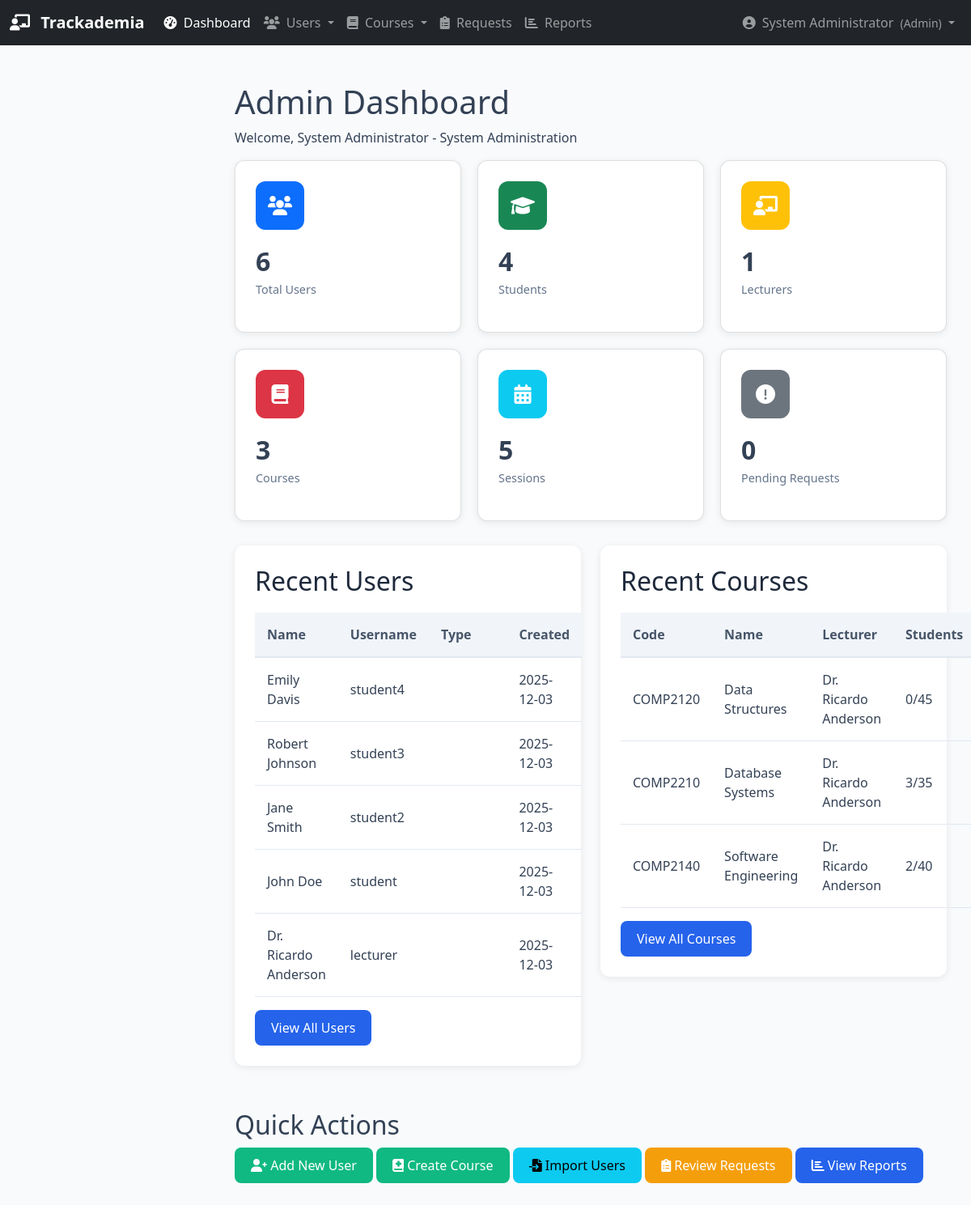
The page /admin/dashboard (signed in) on the database its author committed.
### database.py (models this page shows, shortened)
class User(db.Model):
    __tablename__ = 'users'
    id = db.Column(db.Integer, primary_key=True)
    username = db.Column(db.String(80), unique=True, nullable=False)
    password_hash = db.Column(db.String(200), nullable=False)
    name = db.Column(db.String(100), nullable=False)
    email = db.Column(db.String(120), unique=True, nullable=True)
    user_type = db.Column(db.String(20), nullable=False)  # 'admin', 'lecturer', or 'student'
    is_active = db.Column(db.Boolean, default=True)
    created_at = db.Column(db.DateTime, default=datetime.utcnow)

class Course(db.Model):
    __tablename__ = 'courses'
    id = db.Column(db.Integer, primary_key=True)
    name = db.Column(db.String(200), nullable=False)
    code = db.Column(db.String(50), unique=True)
    description = db.Column(db.Text, nullable=True)
    credits = db.Column(db.Integer, default=3)
    semester = db.Column(db.String(50))  # Fall 2024, Spring 2025, etc.
    max_capacity = db.Column(db.Integer, default=30)
    lecturer_id = db.Column(db.Integer, db.ForeignKey('lecturers.id'), nullable=False)
    is_active = db.Column(db.Boolean, default=True)
    created_at = db.Column(db.DateTime, default=datetime.utcnow)
    students = db.relationship('Student',
                              secondary=enrollments,
                              back_populates='courses')
    sessions = db.relationship('Session', backref='course', lazy=True)

### app.py (the view)
@app.route('/admin/dashboard')
def admin_dashboard():
    if flask_session.get('user_type') != 'admin':
        flash('Access denied. Admin privileges required.', 'error')
        return redirect(url_for('login'))
    total_users = db.session.query(User).count()
    total_students = db.session.query(Student).count()
    total_lecturers = db.session.query(Lecturer).count()
    total_courses = db.session.query(Course).count()
    total_sessions = db.session.query(SessionModel).count()
    pending_requests = db.session.query(RemovalRequest).filter_by(status='pending').count()
    recent_users = db.session.query(User).order_by(User.created_at.desc()).limit(5).all()
    recent_courses = db.session.query(Course).order_by(Course.created_at.desc()).limit(5).all()
    return render_template('admin_dashboard.html',
                         total_users=total_users,
                         total_students=total_students,
                         total_lecturers=total_lecturers,
                         total_courses=total_courses,
                         total_sessions=total_sessions,
                         pending_requests=pending_requests,
                         recent_users=recent_users,
                         recent_courses=recent_courses)

### app.py (called while the page is built)
@app.before_request
def require_login():
    allowed_routes = ['login', 'static']
    if request.endpoint not in allowed_routes and 'user_id' not in flask_session:
        return redirect(url_for('login'))

@app.context_processor
def inject_pending_requests():
    if flask_session.get('user_type') == 'admin':
        pending_count = db.session.query(RemovalRequest).filter_by(status='pending').count()
        return dict(pending_requests_count=pending_count)
    return dict(pending_requests_count=0)

### templates/admin_dashboard.html (shortened to what this page needs)
{% extends "base.html" %}
{% block content %}
<div class="dashboard-header">
    <h1>Admin Dashboard</h1>
    <p>Welcome, {{ session.name }} - System Administration</p>
</div>
<div class="dashboard-cards">
    <div class="card">
        <div class="card-icon bg-primary">
            <i class="fas fa-users"></i>
        </div>
        <h3>{{ total_users }}</h3>
        <p>Total Users</p>
    </div>
    <div class="card">
        <div class="card-icon bg-success">
            <i class="fas fa-graduation-cap"></i>
        </div>
        <h3>{{ total_students }}</h3>
        <p>Students</p>
    </div>
    <div class="card">
        <div class="card-icon bg-warning">
            <i class="fas fa-chalkboard-teacher"></i>
        </div>
        <h3>{{ total_lecturers }}</h3>
        <p>Lecturers</p>
    </div>
    <div class="card">
        <div class="card-icon bg-danger">
            <i class="fas fa-book"></i>
        </div>
        <h3>{{ total_courses }}</h3>
        <p>Courses</p>
    </div>
    <div class="card">
        <div class="card-icon bg-info">
            <i class="fas fa-calendar-alt"></i>
        </div>
        <h3>{{ total_sessions }}</h3>
        <p>Sessions</p>
    </div>
    <div class="card">
        <div class="card-icon bg-secondary">
            <i class="fas fa-exclamation-circle"></i>
        </div>
        <h3>{{ pending_requests }}</h3>
        <p>Pending Requests</p>
    </div>
</div>
<div class="row">
    <div class="col-md-6">
        <div class="table-container">
            <h2>Recent Users</h2>
            <table>
                <thead>
                    <tr>
                        <th>Name</th>
                        <th>Username</th>
                        <th>Type</th>
                        <th>Created</th>
                    </tr>
                </thead>
                <tbody>
                    {% for user in recent_users %}
                    <tr>
                        <td>{{ user.name }}</td>
                        <td>{{ user.username }}</td>
                        <td>
                            <span class="badge badge-{{ 'primary' if user.user_type == 'admin' else 'success' if user.user_type == 'lecturer' else 'info' }}">
                            </span>
                        </td>
                        <td>{{ user.created_at.strftime('%Y-%m-%d') }}</td>
                    </tr>
                    {% endfor %}
                </tbody>
            </table>
            <a href="{{ url_for('admin_users') }}" class="btn btn-primary mt-3">View All Users</a>
        </div>
    </div>
    <div class="col-md-6">
        <div class="table-container">
            <h2>Recent Courses</h2>
            <table>
                <thead>
                    <tr>
                        <th>Code</th>
                        <th>Name</th>
                        <th>Lecturer</th>
                        <th>Students</th>
                    </tr>
                </thead>
                <tbody>
                    {% for course in recent_courses %}
                    <tr>
                        <td>{{ course.code }}</td>
                        <td>{{ course.name }}</td>
                        <td>{{ course.lecturer.user.name }}</td>
                        <td>{{ course.students|length }}/{{ course.max_capacity }}</td>
                    </tr>
                    {% endfor %}
                </tbody>
            </table>
            <a href="{{ url_for('admin_courses') }}" class="btn btn-primary mt-3">View All Courses</a>
        </div>
    </div>
</div>
<div class="quick-actions mt-4">
    <h2>Quick Actions</h2>
    <div class="action-buttons">
        <a href="{{ url_for('admin_create_user') }}" class="btn btn-success">
            <i class="fas fa-user-plus"></i> Add New User
        </a>
        <a href="{{ url_for('admin_create_course') }}" class="btn btn-success">
            <i class="fas fa-book-medical"></i> Create Course
        </a>
        <a href="{{ url_for('admin_import_users') }}" class="btn btn-info">
            <i class="fas fa-file-import"></i> Import Users
        </a>
        <a href="{{ url_for('admin_removal_requests') }}" class="btn btn-warning">
            <i class="fas fa-clipboard-list"></i> Review Requests
        </a>
        <a href="{{ url_for('admin_reports') }}" class="btn btn-primary">
            <i class="fas fa-chart-bar"></i> View Reports
        </a>
    </div>
</div>
{% endblock %}

### static/css/style.css (style rules this page uses)
:root { --primary-color: #2563eb; --secondary-color: #1e40af; --success-color: #10b981; --danger-color: #ef4444; --warning-color: #f59e0b; --background-color: #f8fafc; --sidebar-width: 260px; }
* { margin: 0; padding: 0; box-sizing: border-box; }
body { font-family: 'Segoe UI', Tahoma, Geneva, Verdana, sans-serif; background-color: var(--background-color); color: #334155; }
.dashboard-cards { display: grid; grid-template-columns: repeat(auto-fit, minmax(250px, 1fr)); gap: 20px; margin-bottom: 30px; }
.card { background: white; border-radius: 12px; padding: 25px; box-shadow: 0 2px 10px rgba(0, 0, 0, 0.08); transition: transform 0.3s ease; }
.card-icon { width: 60px; height: 60px; border-radius: 12px; display: flex; align-items: center; justify-content: center; margin-bottom: 20px; font-size: 24px; color: white; }
.bg-primary { background-color: var(--primary-color); }
.bg-success { background-color: var(--success-color); }
.bg-warning { background-color: var(--warning-color); }
.bg-danger { background-color: var(--danger-color); }
.card h3 { font-size: 2rem; font-weight: 600; margin-bottom: 5px; }
.card p { color: #64748b; font-size: 0.9rem; }
.table-container { background: white; border-radius: 12px; padding: 25px; box-shadow: 0 2px 10px rgba(0, 0, 0, 0.08); margin-bottom: 30px; }
.table-container h2 { margin-bottom: 20px; color: #1e293b; }
table { width: 100%; border-collapse: collapse; }
thead { background-color: #f1f5f9; }
th { padding: 15px; text-align: left; font-weight: 600; color: #475569; border-bottom: 2px solid #e2e8f0; }
td { padding: 15px; border-bottom: 1px solid #e2e8f0; }
.btn { padding: 10px 20px; border: none; border-radius: 8px; cursor: pointer; font-weight: 500; transition: all 0.3s ease; text-decoration: none; display: inline-block; }
.btn-primary { background-color: var(--primary-color); color: white; }
.btn-success { background-color: var(--success-color); color: white; }
.btn-warning { background-color: var(--warning-color); color: white; }

### rows shown on the page
User: name "Emily Davis", username "student4", created_at "2025-12-03"
User: name "Robert Johnson", username "student3", created_at "2025-12-03"
User: name "Jane Smith", username "student2", created_at "2025-12-03"
User: name "John Doe", username "student", created_at "2025-12-03"
User: name "Dr. Ricardo Anderson", username "lecturer", created_at "2025-12-03"
Course: code "COMP2120", name "Data Structures", lecturer.user.name "Dr. Ricardo Anderson", students|length "0", max_capacity "45"
Course: code "COMP2210", name "Database Systems", lecturer.user.name "Dr. Ricardo Anderson", students|length "3", max_capacity "35"
Course: code "COMP2140", name "Software Engineering", lecturer.user.name "Dr. Ricardo Anderson", students|length "2", max_capacity "40"

### other values the page prints
{{ session.name }} "System Administrator"
{{ session.user_type|title }} "Admin"
{{ total_users }} "6"
{{ total_students }} "4"
{{ total_lecturers }} "1"
{{ total_courses }} "3"
{{ total_sessions }} "5"
{{ pending_requests }} "0"
